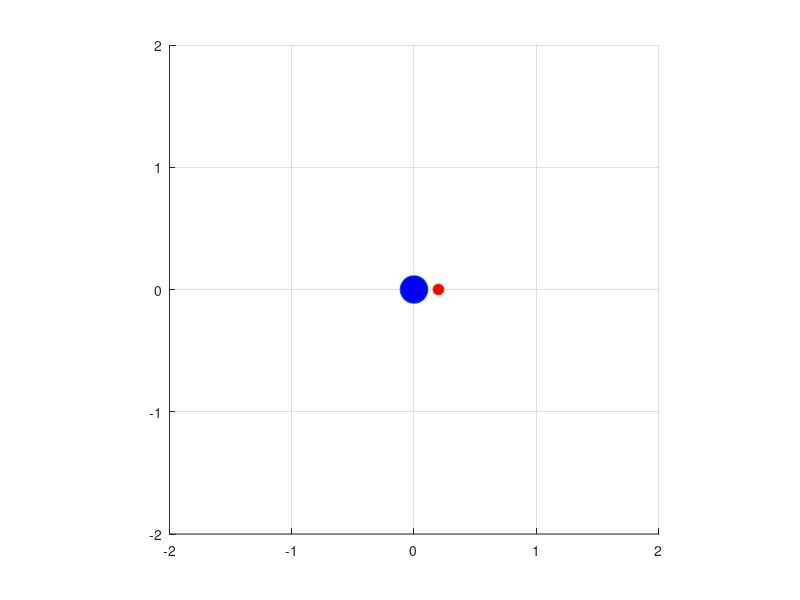

Reproduce this figure in MATLAB. (Note: this script raises an error after producing the figure.)
clear;
close all;

dt = 1;%%時間刻み=離散時間Tsとして使用
Tfin = 10;%シミュレーション終了時間
t1 = [0:dt:Tfin];

for i = 1 : 4

    u1_pm = (-1) ^ (i-1);

    if i < 3
        u2_pm = 1;
    else
        u2_pm = -1;
    end

    u1 = ones(length(t1),1) * u1_pm * 0.1; % 並進速度
    u2 = ones(length(t1),1) * u2_pm * (pi/32); % 回転角速度

    si = zeros(length(t1),3);
    si(1,:) = [0 0 0];%状態ξの初期値を設定

    x = si(1,1) + 0.2 * cos(si(1,3));
    y = si(1,2) + 0.2 * sin(si(1,3));

    hold on;
    axis equal;
    grid on;

    axis([-2 2 -2 2])

    h = plot(si(1,1),si(1,2), 'o', 'MarkerSize' ,20, 'MarkerFaceColor', 'b');
    h2 = plot(x,y,'o', 'MarkerSize' ,8, 'MarkerFaceColor', 'r');

    for i = 1:length(t1)

        if i ~= length(t1)
            %θ(n),すなわち si(i+1,3) をx(n),y(n)の計算に使う
            si(i+1,3) = si(i,3) + u2(i) * dt;
            si(i+1,1) = si(i,1) + u1(i) * cos(si(i+1,3)) * dt;
            si(i+1,2) = si(i,2) + u1(i) * sin(si(i+1,3)) * dt;
        end

        set(h, 'XData', si(i,1),'YData', si(i,2));
        set(h2, 'XData', si(i,1) + 0.2 * cos(si(i,3)),'YData', si(i,2) + 0.2 * sin(si(i,3)));

        drawnow;

        F = getframe(gcf);
        % RGBデータをインデックス付きデータに変更
        [X,map] = rgb2ind(F.cdata,256);
        if i==1
            pause(2)
            % GIFファイルに書き出し
            imwrite(X,map,'twowheels.gif')
        else
            % 2回目以降は'append'でアニメーションを作成
            imwrite(X,map,'twowheels.gif','WriteMode','append')
        end

    end

end